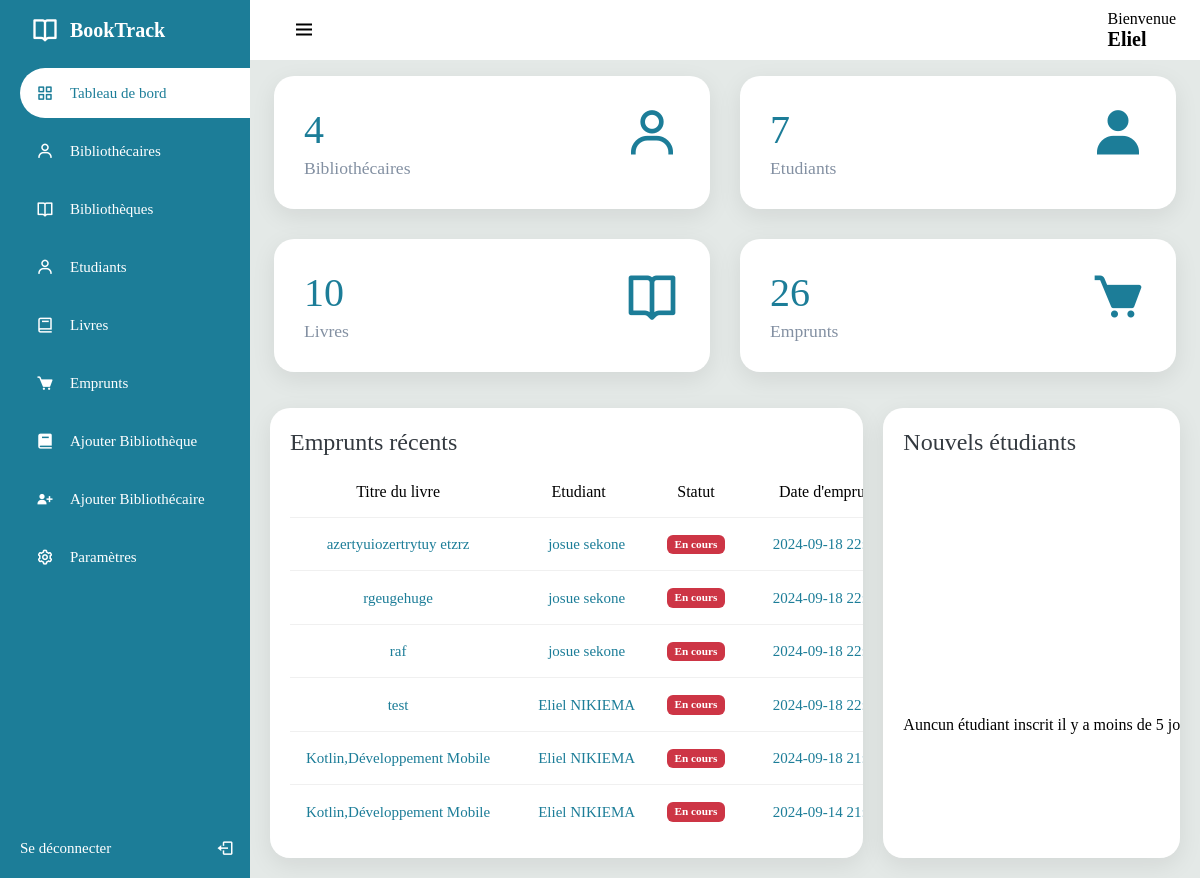
The app's page /manage/admin_dash.php (signed in) with its own data.
### tables this page shows
CREATE TABLE IF NOT EXISTS `borrow` (
  `borrow_id` int NOT NULL AUTO_INCREMENT,
  `student_id` int NOT NULL,
  `book_id` int NOT NULL,
  `librarian_id` int NOT NULL,
  `borrow_date` timestamp NOT NULL DEFAULT CURRENT_TIMESTAMP,
  `borrow_return` date NOT NULL,
  `borrow_status` enum('En cours','Retard','Retourné','') NOT NULL DEFAULT 'En cours',
  `notification_sent` tinyint(1) NOT NULL,
  PRIMARY KEY (`borrow_id`),
  KEY `stu_brw_id` (`student_id`),
  KEY `bk_brw_id` (`book_id`),
  KEY `libra_fk_ky` (`librarian_id`)
);

CREATE TABLE IF NOT EXISTS `book` (
  `book_id` int NOT NULL AUTO_INCREMENT,
  `book_quote` int NOT NULL,
  `book_title` varchar(100) NOT NULL,
  `book_auth` varchar(100) NOT NULL,
  `book_copies` int NOT NULL,
  `library_id` int NOT NULL,
  PRIMARY KEY (`book_id`),
  UNIQUE KEY `UNIQUE` (`book_quote`),
  KEY `lib_bk_id` (`library_id`)
);

CREATE TABLE IF NOT EXISTS `student` (
  `student_id` int NOT NULL AUTO_INCREMENT,
  `student_ine` varchar(100) NOT NULL,
  `student_name` varchar(100) NOT NULL,
  `student_mail` varchar(100) NOT NULL,
  `library_id` int NOT NULL,
  `student_pass` text NOT NULL,
  `creation_date` timestamp NOT NULL,
  PRIMARY KEY (`student_id`),
  UNIQUE KEY `student_ine` (`student_ine`),
  KEY `lib_stu_id` (`library_id`)
);

### manage/scripts/total_Librarian.php (called while the page is built, shortened)
<?php
	$sql = "SELECT COUNT(*) AS total_librarian FROM librarian";
	$stmt = $conn->prepare($sql);
	$stmt->execute();
	$row = $stmt->fetch(PDO::FETCH_ASSOC);
	$totalLibrarian = $row['total_librarian'];
?>

### manage/scripts/total_Student.php (called while the page is built, shortened)
<?php
	$sql = "SELECT COUNT(*) AS total_students FROM student";
	$stmt = $conn->prepare($sql);
	$stmt->execute();
	$row = $stmt->fetch(PDO::FETCH_ASSOC);
	$totalEtudiant = $row['total_students'];
?>

### manage/scripts/total_Book.php (called while the page is built, shortened)
<?php
	$sql = "SELECT COUNT(*) AS total_book FROM book";
	$stmt = $conn->prepare($sql);
	$stmt->execute();
	$row = $stmt->fetch(PDO::FETCH_ASSOC);
	$totalBook = $row['total_book'];
?>

### manage/scripts/total_Borrowings.php (called while the page is built, shortened)
<?php
	$sql = "SELECT COUNT(*) AS total_borrow FROM borrow";
	$stmt = $conn->prepare($sql);
	$stmt->execute();
	$row = $stmt->fetch(PDO::FETCH_ASSOC);
	$totalEmprunts = $row['total_borrow'];
?>

### manage/scripts/recent_Borrowings.php (called while the page is built, shortened)
<?php
	$sql = "SELECT b.book_title, s.student_name, br.borrow_status, br.borrow_date
            FROM borrow br
            JOIN student s ON (br.student_id = s.student_id)
            JOIN book b ON (br.book_id = b.book_id)
            WHERE br.borrow_status = 'En cours'
            ORDER BY br.borrow_date DESC
            LIMIT 10";
	$stmt = $conn->prepare($sql);
	$stmt->execute();
    $borrows = $stmt->fetchAll(PDO::FETCH_ASSOC);
?>

### manage/admin_dash.php (the view, shortened to what this page needs)
<?php require "../config/config.php" ?>
<?php require "scripts/total_Student.php" ?>
<?php require "scripts/total_Librarian.php" ?>
<?php require "scripts/total_Book.php" ?>
<?php require "scripts/total_Borrowings.php" ?>
<?php require "scripts/recent_Student.php" ?>
<?php require "scripts/recent_Borrowings.php" ?>
<!DOCTYPE html>
<html lang="fr">
<head>
	<link rel="stylesheet" href="../assets/css/admin_dash.css?v=1.0">
	<link href='https://unpkg.com/boxicons@2.1.1/css/boxicons.min.css' rel='stylesheet'>
</head>
<body>
	<div class="sidebar">
		<div class="logo_details">
			<i class='bx bx-book-open'></i>
			<div class="logo_name">
				BookTrack
			</div>
		</div>
		<ul>
			<li>
				<a href="#" class="active">
				<i class='bx bx-grid-alt'></i>
				<span class="links_name">
					Tableau de bord
				</span>
				</a>
			</li>
			<li>
				<a href="librarian.php">
				<i class='bx bx-user'></i>
				<span class="links_name">
					Bibliothécaires
				</span>
				</a>
			</li>
			<li>
				<a href="library.php">
				<i class='bx bx-book-open'></i>
				<span class="links_name">
					Bibliothèques
				</span>
				</a>
			</li>
			<li>
				<a href="student.php">
				<i class='bx bx-user'></i>
				<span class="links_name">
					Etudiants
				</span>
				</a>
			</li>
			<li>
				<a href="book.php">
				<i class='bx bx-book' ></i>
				<span class="links_name">
					Livres
				</span>
				</a>
			</li>
			<li>
				<a href="borrow.php">
				<i class='bx bxs-cart'></i>
				<span class="links_name">
					Emprunts
				</span>
				</a>
			</li>
			<li>
				<a href="add_library.php">
				<i class='bx bxs-book'></i>
				<span class="links_name">
					Ajouter Bibliothèque
				</span>
				</a>
			</li>
			<li>
				<a href="add_librarian.php">
				<i class='bx bxs-user-plus'></i>
				<span class="links_name">
					Ajouter Bibliothécaire
				</span>
				</a>
			</li>
			<li>
				<a href="setting.php">
				<i class='bx bx-cog'></i>
				<span class="links_name">
					Paramètres
				</span>
				</a>
			</li>
			<li class="login">
				<a href="logout.php">
				<span class="links_name login_out">
					Se déconnecter
				</span>
				<i class='bx bx-log-out' id="log_out"></i>
				</a>
			</li>
		</ul>
	</div>
	<section class="home_section">
		<div class="topbar">
			<div class="toggle">
				<i class='bx bx-menu' id="btn"></i>
			</div>
			<div class="user_wrapper">
				<p>Bienvenue</p>
				<?php if(isset($_SESSION['ad_name'])): ?>
                    <h2 style="text-transform: capitalize; font-size:20px;">
                    	<?php echo $_SESSION['ad_name']; ?>
                    </h2>
                <?php endif; ?>
			</div>
		</div>
		<div class="card-boxes">
			<div class="box">
				<div class="right_side">
					<div class="numbers"> <?php echo $totalLibrarian; ?> </div>
					<div class="box_topic">Bibliothécaires</div>
				</div>
				<i class='bx bx-user'></i>
			</div>
			<div class="box">
				<div class="right_side">
					<div class="numbers"> <?php echo $totalEtudiant; ?> </div>
					<div class="box_topic">Etudiants</div>
				</div>
				<i class='bx bxs-user'></i>
			</div>
			<div class="box">
				<div class="right_side">
					<div class="numbers"> <?php echo $totalBook; ?> </div>
					<div class="box_topic">Livres</div>
				</div>
				<i class='bx bx-book-open'></i>
			</div>
			<div class="box">
				<div class="right_side">
					<div class="numbers"> <?php echo $totalEmprunts; ?> </div>
					<div class="box_topic">Emprunts</div>
				</div>
				<i class='bx bxs-cart'></i>
			</div>
		</div>
		<div class="details">
			<div class="recent_project">
				<div class="card_header">
					<h2>Emprunts récents</h2>
				</div>
				<table>
					<thead>
						<tr>
							<td>Titre du livre</td>
							<td>Etudiant</td>
							<td>Statut</td>
							<td>Date d'emprunt</td>
						</tr>
					</thead>
					<tbody>
						<?php if(!empty($borrows)): ?>
							<?php foreach ($borrows as $borrow): ?>
								<tr>
									<td>
										<?= htmlspecialchars($borrow['book_title']); ?>
									</td>
									<td>
										<?= htmlspecialchars($borrow['student_name']); ?>
									</td>
									<td>
										<span class="badge bg_danger">
											<?= htmlspecialchars($borrow['borrow_status']); ?>
										</span>
									</td>
									<td>
										<?= htmlspecialchars($borrow['borrow_date']); ?>
									</td>
								</tr>
							<?php endforeach; ?>
						<?php else: ?>
							<tr>
								<td colspan="4">Auncun Emprunt en cours trouvé.</td>
							</tr>
						<?php endif; ?>
					</tbody>
				</table>
			</div>
			<div class="recent_customers">
				<div class="card_header">
					<h2>Nouvels étudiants</h2>
				</div>
				<table>
					<tbody>
						<?php if(!empty($students)): ?>
							<?php foreach ($students as $student): ?>
								<tr>
									<td style="text-transform: uppercase;">
										<?= htmlspecialchars($student['student_ine']); ?>
									</td>
									<td>
										<h4 style="text-transform: uppercase; font-size:13px;">
											<?= htmlspecialchars($student['student_name']); ?>
										</h4>
										<span style="font-size:12px;">
											<?= htmlspecialchars($student['student_mail']); ?>
										</span>
									</td>
								</tr>
							<?php endforeach; ?>
						<?php else: ?>
							<tr>
								<td colspan="2">Auncun étudiant inscrit il y a moins de 5 jours.</td>
							</tr>
						<?php endif; ?>
					</tbody>
				</table>
			</div>
		</div>
	</section>
</body>
</html>

### assets/css/admin_dash.css (style rules this page uses)
:root { --blue: #0053f3; --dark-blue: #1c7d98; --white: #fff; --gray: #8390a2; }
* { margin: 0; padding: 0; box-sizing: border-box; font-family: Georgia, 'Times New Roman', Times, serif; }
.sidebar { position: fixed; left: 0; top: 0; width: 250px; height: 100%; padding-left: 20px; background: var(--dark-blue); transition: all 0.5s ease; z-index: 99; }
.sidebar .logo_details { position: relative; height: 60px; display: flex; align-items: center; }
.sidebar li { position: relative; margin: 8px 0; list-style: none; }
.sidebar i { position: relative; height: 60px; min-width: 50px; font-size: 28px; line-height: 60px; text-align: center; color: var(--white); }
.sidebar .logo_details .logo_name { font-size: 20px; font-weight: 600; color: var(--white); transition: all 0.5s ease; }
.toggle { position: relative; }
#btn { font-size: 24px; cursor: pointer; }
.sidebar ul li a i { position: relative; height: 50px; font-size: 18px; line-height: 50px; }
.sidebar ul li a { width: 100%; height: 100%; display: flex; align-items: center; text-decoration: none; border-radius: 30px 0px 0px 30px; transition: all 0.5s ease; }
.sidebar ul li a .links_name { font-size: 15px; font-weight: 400; color: var(--white); transition: 0.4s; }
.sidebar li.login { position: fixed; width: 250px; height: 60px; left: 0; bottom: -8px; padding: 20px 20px; background: var(--white-blue); transition: all 0.5s ease; }
.sidebar .login #log_out { position: absolute; height: 60px; right: 0; top: 50%; transform: translateY(-50%); line-height: 60px; transition: all 0.5s ease; }
.sidebar li a.active { background: var(--white); }
.sidebar li a.active .links_name, .sidebar li a.active i { color: var(--dark-blue); }
.home_section { position: relative; width: calc(100% - 250px); min-height: 100vh; left: 250px; top: 0; background: #E4E9E7; transition: all 0.5s ease; }
.home_section .topbar { position: relative; width: 100%; height: 60px; display: flex; justify-content: space-between; align-items: center; padding: 1rem 1.5rem; background: var(--white); }
.home_section .topbar .toggle { position: relative; width: 60px; height: 60px; display: flex; justify-content: center; align-items: center; font-size: 2em; cursor: pointer; }
.card-boxes { position: relative; width: 100%; padding: 1rem 1.5rem; display: grid; grid-template-columns: repeat(4, 1fr); grid-gap: 30px; }
.card-boxes .box { position: relative; background: var(--white); padding: 30px; display: flex; justify-content: space-between; border-radius: 20px; box-shadow: 0 7px 25px rgba(0, 0, 0, 0.08); cursor: pointer; }
.card-boxes .box .numbers { position: relative; font-size: 2.5rem; font-weight: 500; color: var(--dark-blue); }
.card-boxes .box .box_topic { position: relative; margin-top: 5px; font-size: 1.1em; color: var(--gray); }
.card-boxes .box i { position: relative; font-size: 3.5em; color: var(--dark-blue); }
.details { position: relative; width: 100%; padding: 20px; display: grid; grid-template-columns: 2fr 1fr; grid-gap: 20px; }
.details .recent_project, .details .recent_customers { position: relative; display: grid; padding: 20px; background: var(--white); border-radius: 20px; box-shadow: 0 7px 25px rgba(0, 0, 0, 0.08); overflow-y: auto; white-space: nowrap; }
.details table { width: 100%; margin-top: 10px; border-collapse: collapse; text-align: center; }
.details .card_header h2 { position: relative; font-weight: 500; line-height: 1.2; color: #343a40; }
.details .recent_project table tr { border-bottom: 1px solid #f0f0f0; }
.details .recent_project table tbody tr:last-child { border-bottom: none; }
.details .recent_project table tr td { padding: 1rem 1rem; }
.details .recent_project table tbody tr td { position: relative; font-size: .938rem; font-weight: 500; line-height: 1.2; color: var(--dark-blue); }
.details .recent_project table tbody tr td:nth-child(2) { padding-left: 2rem; }
.details .recent_project table tbody tr td:last-child { padding-left: 2rem; }
.details .badge { position: relative; display: inline-block; padding: 0.38em 0.65em; font-size: 0.75em; font-weight: 700; line-height: 1; color: var(--white); border-radius: 0.375rem; }
.bg_danger { background: #cd3545; }
.details .recent_customers { position: relative; }
.details .recent_customers table tr { height: 80px; }
@media screen and (max-width: 1200px) { .card-boxes { grid-template-columns: repeat(2, 1fr); } }

### records on screen
borrow: book.book_title "azertyuiozertrytuy etzrz", student.student_name "josue sekone", borrow_status "En cours", borrow_date "2024-09-18…"
borrow: book.book_title "rgeugehuge", student.student_name "josue sekone", borrow_status "En cours", borrow_date "2024-09-18…"
borrow: book.book_title "raf", student.student_name "josue sekone", borrow_status "En cours", borrow_date "2024-09-18…"
borrow: book.book_title "test", student.student_name "Eliel NIKIEMA", borrow_status "En cours", borrow_date "2024-09-18…"
borrow: book.book_title "Kotlin,Développement Mobile", student.student_name "Eliel NIKIEMA", borrow_status "En cours", borrow_date "2024-09-18…"
borrow: book.book_title "Kotlin,Développement Mobile", student.student_name "Eliel NIKIEMA", borrow_status "En cours", borrow_date "2024-09-14…"

### other values on screen
$_SESSION['ad_name'] "Eliel"
$totalLibrarian "4"
$totalEtudiant "7"
$totalBook "10"
$totalEmprunts "26"
